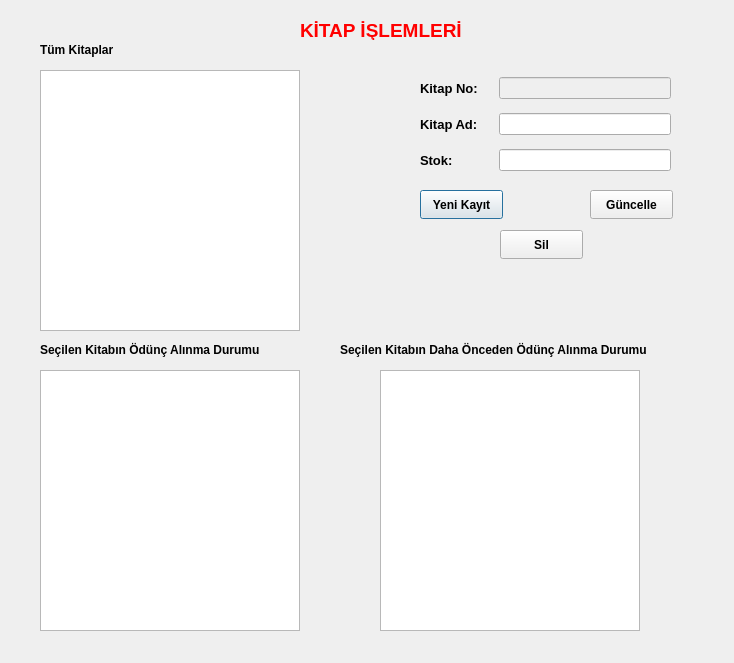
<?xml version="1.0" encoding="UTF-8"?>
<ui version="4.0">
 <class>KitapIslemleri</class>
 <widget class="QDialog" name="KitapIslemleri">
  <property name="geometry">
   <rect>
    <x>0</x>
    <y>0</y>
    <width>734</width>
    <height>663</height>
   </rect>
  </property>
  <property name="windowTitle">
   <string>Dialog</string>
  </property>
  <widget class="QLabel" name="label">
   <property name="geometry">
    <rect>
     <x>300</x>
     <y>20</y>
     <width>201</width>
     <height>20</height>
    </rect>
   </property>
   <property name="palette">
    <palette>
     <active>
      <colorrole role="WindowText">
       <brush brushstyle="SolidPattern">
        <color alpha="255">
         <red>255</red>
         <green>0</green>
         <blue>0</blue>
        </color>
       </brush>
      </colorrole>
     </active>
     <inactive>
      <colorrole role="WindowText">
       <brush brushstyle="SolidPattern">
        <color alpha="255">
         <red>255</red>
         <green>0</green>
         <blue>0</blue>
        </color>
       </brush>
      </colorrole>
     </inactive>
     <disabled/>
    </palette>
   </property>
   <property name="font">
    <font>
     <pointsize>14</pointsize>
     <bold>true</bold>
    </font>
   </property>
   <property name="text">
    <string>KİTAP İŞLEMLERİ</string>
   </property>
  </widget>
  <widget class="QTableView" name="tumkitap">
   <property name="geometry">
    <rect>
     <x>40</x>
     <y>70</y>
     <width>260</width>
     <height>261</height>
    </rect>
   </property>
  </widget>
  <widget class="QLabel" name="label_2">
   <property name="geometry">
    <rect>
     <x>40</x>
     <y>40</y>
     <width>131</width>
     <height>20</height>
    </rect>
   </property>
   <property name="font">
    <font>
     <pointsize>9</pointsize>
     <bold>true</bold>
    </font>
   </property>
   <property name="text">
    <string>Tüm Kitaplar</string>
   </property>
  </widget>
  <widget class="QLabel" name="label_3">
   <property name="geometry">
    <rect>
     <x>40</x>
     <y>340</y>
     <width>281</width>
     <height>20</height>
    </rect>
   </property>
   <property name="font">
    <font>
     <pointsize>9</pointsize>
     <bold>true</bold>
    </font>
   </property>
   <property name="text">
    <string>Seçilen Kitabın Ödünç Alınma Durumu</string>
   </property>
  </widget>
  <widget class="QLabel" name="label_4">
   <property name="geometry">
    <rect>
     <x>340</x>
     <y>340</y>
     <width>381</width>
     <height>20</height>
    </rect>
   </property>
   <property name="font">
    <font>
     <pointsize>9</pointsize>
     <bold>true</bold>
    </font>
   </property>
   <property name="text">
    <string>Seçilen Kitabın Daha Önceden Ödünç Alınma Durumu</string>
   </property>
  </widget>
  <widget class="QPushButton" name="btn_yenikayit">
   <property name="geometry">
    <rect>
     <x>420</x>
     <y>190</y>
     <width>83</width>
     <height>29</height>
    </rect>
   </property>
   <property name="font">
    <font>
     <bold>true</bold>
    </font>
   </property>
   <property name="text">
    <string>Yeni Kayıt</string>
   </property>
  </widget>
  <widget class="QPushButton" name="btn_guncelle">
   <property name="geometry">
    <rect>
     <x>590</x>
     <y>190</y>
     <width>83</width>
     <height>29</height>
    </rect>
   </property>
   <property name="font">
    <font>
     <bold>true</bold>
    </font>
   </property>
   <property name="text">
    <string>Güncelle</string>
   </property>
  </widget>
  <widget class="QPushButton" name="btn_sil">
   <property name="geometry">
    <rect>
     <x>500</x>
     <y>230</y>
     <width>83</width>
     <height>29</height>
    </rect>
   </property>
   <property name="font">
    <font>
     <bold>true</bold>
    </font>
   </property>
   <property name="text">
    <string>Sil</string>
   </property>
  </widget>
  <widget class="QTableView" name="oduncalinma1">
   <property name="geometry">
    <rect>
     <x>40</x>
     <y>370</y>
     <width>260</width>
     <height>261</height>
    </rect>
   </property>
  </widget>
  <widget class="QTableView" name="oduncalinma2">
   <property name="geometry">
    <rect>
     <x>380</x>
     <y>370</y>
     <width>260</width>
     <height>261</height>
    </rect>
   </property>
  </widget>
  <widget class="QWidget" name="layoutWidget">
   <property name="geometry">
    <rect>
     <x>420</x>
     <y>70</y>
     <width>251</width>
     <height>108</height>
    </rect>
   </property>
   <layout class="QGridLayout" name="gridLayout">
    <property name="horizontalSpacing">
     <number>21</number>
    </property>
    <property name="verticalSpacing">
     <number>7</number>
    </property>
    <item row="0" column="0">
     <widget class="QLabel" name="label_5">
      <property name="font">
       <font>
        <pointsize>10</pointsize>
        <bold>true</bold>
       </font>
      </property>
      <property name="text">
       <string>Kitap No:</string>
      </property>
     </widget>
    </item>
    <item row="0" column="1">
     <widget class="QLineEdit" name="kitapNo">
      <property name="enabled">
       <bool>false</bool>
      </property>
     </widget>
    </item>
    <item row="1" column="0">
     <widget class="QLabel" name="label_6">
      <property name="font">
       <font>
        <pointsize>10</pointsize>
        <bold>true</bold>
       </font>
      </property>
      <property name="text">
       <string>Kitap Ad:</string>
      </property>
     </widget>
    </item>
    <item row="1" column="1">
     <widget class="QLineEdit" name="kitapAd"/>
    </item>
    <item row="2" column="0">
     <widget class="QLabel" name="label_7">
      <property name="font">
       <font>
        <pointsize>10</pointsize>
        <bold>true</bold>
       </font>
      </property>
      <property name="text">
       <string>Stok:</string>
      </property>
     </widget>
    </item>
    <item row="2" column="1">
     <widget class="QLineEdit" name="kitapStok"/>
    </item>
   </layout>
  </widget>
 </widget>
 <resources/>
 <connections/>
</ui>
